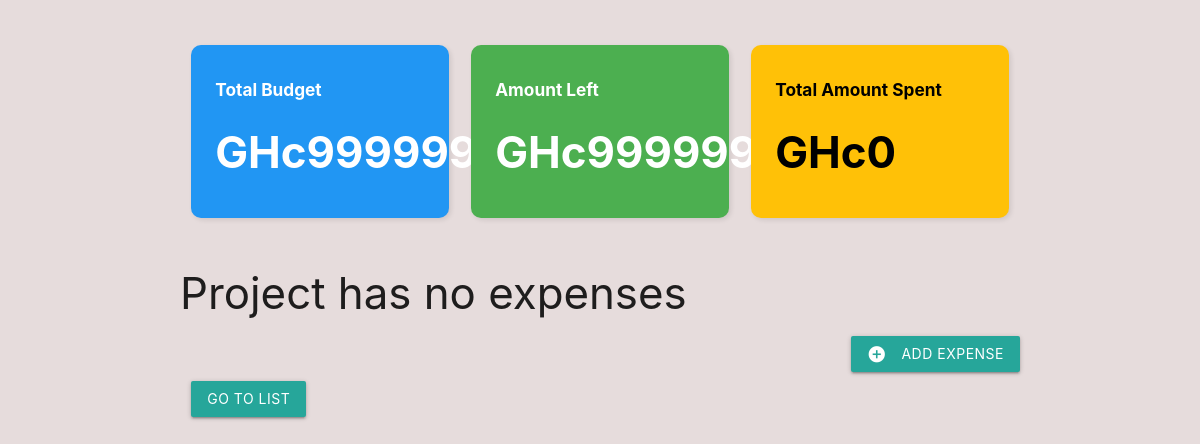
Page /budget/projects/dating/ (signed in) on the earlier database version.
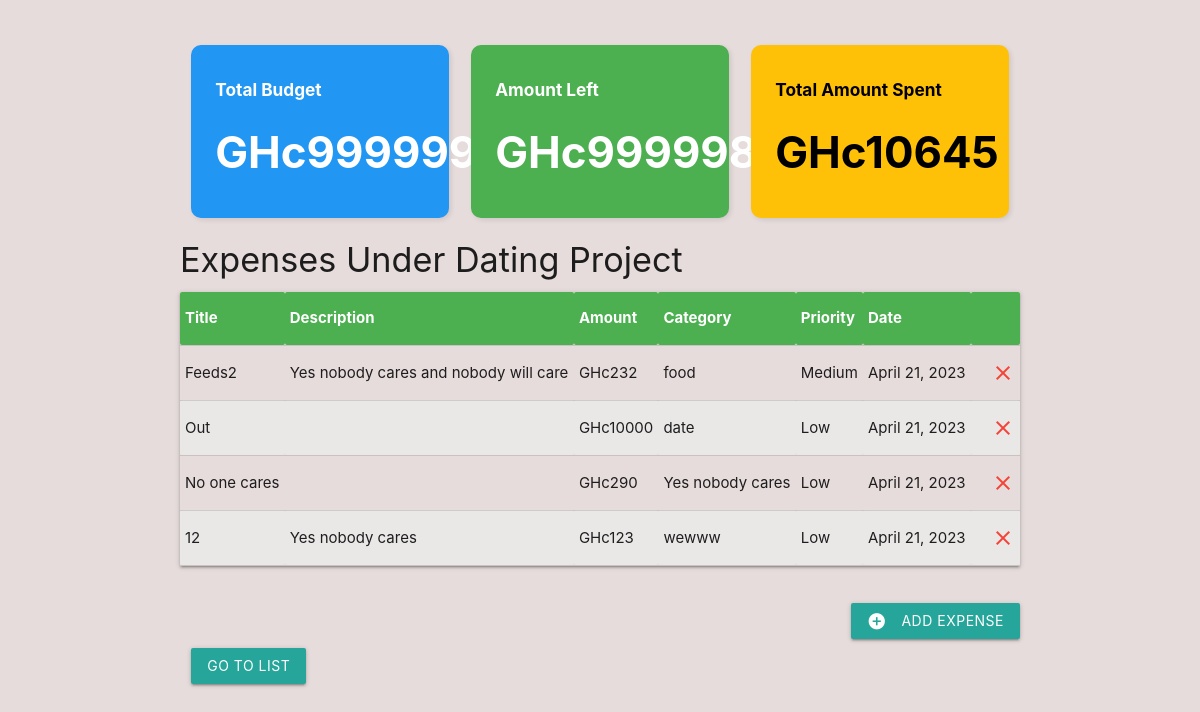
Same page on the later database version.
### budgetApp/models.py (models this page shows, shortened)
class Project(models.Model):
    name = models.CharField(max_length=100)
    slug = models.SlugField(max_length=100, unique=True, blank=True)
    budget = models.PositiveIntegerField(validators=[MaxValueValidator(999999)])
    income_source = models.ForeignKey(Income, on_delete=models.CASCADE, related_name='projects', null=True, blank=True)
    def get_total_expenses(self):
        return sum(expense.amount for expense in self.expenses.all())
    def get_left(self):
        total_expenses = self.expenses.aggregate(models.Sum('amount'))['amount__sum'] or 0
        return self.budget - total_expenses

class Expense(models.Model):
    PRIORITY_CHOICES = (
        (1, 'Low'),
        (2, 'Medium'),
        (3, 'High')
    )
    project = models.ForeignKey(Project, on_delete=models.CASCADE, related_name='expenses')
    title = models.CharField(max_length=30)
    description = models.TextField(max_length=60 )
    amount = models.PositiveSmallIntegerField(default=0.00)
    category = models.ForeignKey(Category, on_delete=models.CASCADE)
    date = models.DateField(auto_now_add=True)
    priority = models.IntegerField(choices=PRIORITY_CHOICES, default=1)

class Category(models.Model):
    project = models.ForeignKey(Project, on_delete=models.CASCADE)
    name = models.CharField(max_length=50)
    is_default = models.BooleanField(default=False)

### budgetApp/views.py (the view)
# urls.py: path('budget/projects/<slug:project_slug>/', views.project_detail, name='detail'),
@login_required
@csrf_exempt
def project_detail(request, project_slug):
    print("details ---")
    project = get_object_or_404(Project, slug=project_slug)
    if request.method == 'POST':
        print("adding---")
        form = ExpenseForm(request.POST)
        title = request.POST.get('title')
        amount = request.POST.get('amount')
        category_name = request.POST.get('category_name')
        description = request.POST.get('description')
        priority = request.POST.get('priority')
        print(title, amount, category_name)
        category, _ = Category.objects.get_or_create(name=category_name, project=project)
        _save = Expense.objects.create(
            project=project,
            title=title,
            amount=amount,
            category=category,
            description=description,
            priority=priority
        )
        _save.save()
        return redirect('detail', project_slug=project_slug)
    elif request.method == 'DELETE':
        id = json.loads(request.body)['id']
        expense = get_object_or_404(Expense, id=id)
        expense.delete()
        return HttpResponse('')
    else:
        expenses = Expense.objects.filter(project=project).order_by('-priority', '-date')
        context = {'project': project, 'expense_list': expenses, 'form': ExpenseForm()}
        return render(request, 'budget/project-detail.html', context)

### budgetApp/templates/budget/project-detail.html (shortened to what this page needs)
{% extends 'budget/base.html' %}
{% block content %}
<div class="container">
    <div class="row">
        <br><br>
        <div class="col s12 m6 l4">
            <div class="card-panel blue white-text">
                <h6 class="bold">Total Budget</h6>
                <h3 class="bold">GHc{{ project.budget }}</h3>
            </div>
        </div>
        <div class="col s12 m6 l4">
            <div class="card-panel green white-text">
                <h6 class="bold">Amount Left</h6>
                {% if project.get_left > 0 %}
                 <h3 class="bold white-text">GHc{{ project.get_left }}</h3>
                {% elif project.get_left == 0 %}
                 <h3 class="bold orange-text">GHc{{ project.get_left }}</h3>
                {% else %}
                 <h3 class="bold red-text">GHc{{ project.get_left }}</h3>
                {% endif %}
            </div>
        </div>
        <div class="col s12 m6 l4">
            <div class="card-panel amber black-text">
                <h6 class="bold">Total Amount Spent</h6>
                <h3 class="bold">GHc{{ project.get_total_expenses }}</h3>
            </div>
        </div>
    </div>
    {% if expense_list %}
    <div class="col s12 m6">
        <h4 class="left-align">Expenses  under {{ project.name }} project</h4>
    </div>
    <table class="borderless z-depth-1">
        <thead>
            <tr>
                <th>Title</th>
                <th>Description</th>
                <th>Amount</th>
                <th>Category</th>
                <th>Priority</th>
                <th>Date</th>
                <th></th>
            </tr>
        </thead>
        <tbody>
            {% for expense in expense_list %}
            <tr>
                <td>{{ expense.title }}</td>
                <td>{{ expense.description }}</td>
                <td>GHc{{ expense.amount }}</td>
                <td>{{ expense.category.name }}</td>
                {% if expense.priority == 1 %}
                <td>Low</td>
                {% elif expense.priority == 2 %}
                <td>Medium</td>
                {% else %}
                <td>High</td>
                {% endif %}
                <td>{{ expense.date }}</td>
                <td>
                    <a class="close-icon" onclick="deleteExpense(this)" data-id="{{ expense.id }}">
                        <i class="material-icons red-text right">close</i>
                    </a>
                </td>
            </tr>
            {% endfor %}
        </tbody>
    </table><br>
    <div class="col s12 m6">
        <ul>
        <li><button class="btn waves-effect right modal-trigger" href='#expenseModal'>
            <i class="material-icons white-text left">add_circle</i>
            Add Expense
        </button></li></ul>
    </div>
    {% else %}
    <br>
    <p><h3> Project has no expenses </h3></p>
    <div class="col s12 m6">
        <button class="btn waves-effect right modal-trigger" href='#expenseModal'>
            <i class="material-icons white-text left">add_circle</i>
            Add Expense
        </button>
    </div>
    {% endif %}
    <br><br>
    <div class="row">
        <div class="col s12">
            <a href="{% url 'list' %}" class="btn waves-effect waves-light">
                Go to List
            </a>
        </div>
    </div>
</div>
{% endblock %}

### budgetApp/templates/budget/base.html (shortened to what this page needs)
{%load static%}
<!DOCTYPE html>
<html lang="en">
<head>
    <link rel="stylesheet" href="{% static 'css/styles.css' %}">
    <link rel="stylesheet" href="https://cdnjs.cloudflare.com/ajax/libs/materialize/1.0.0/css/materialize.min.css">
</head>
<body>
  {% block content%}
  {%endblock%}
</body>
</html>

### budgetApp/static/css/styles.css (style rules this page uses)
html { font-family: 'Montserrat'; background-color: #e6dcdc; }
.bold { font-weight: bold; }
.row { margin: 0px !important; }
.card-panel { margin: 0px !important; }
table { border-collapse: separate; width: 100%; }
th, td { padding: 8px; text-align: left; }
tr:nth-child(even) { background-color: #eae7e7; }
th { background-color: #4CAF50; color: white; }

### budgetApp/templates/budget/project-detail.html (style rules this page uses)
.card-panel { border-radius: 10px; box-shadow: 2px 2px 5px rgba(0, 0, 0, 0.1); }
h4 { text-transform: capitalize; }

Differences in the rows shown:
shown differently, row unchanged: Project: get_left "9999999999" → "9999989354"; get_total_expenses "0" → "10645"; name (not shown) → "Dating"
added Expense: title "Feeds2", description "Yes nobody cares and nobody will care", amount "232", category.name "food", priority "Medium", date "April 21, 2023"
added Expense: title "Out", amount "10000", category.name "date", priority "Low", date "April 21, 2023"
added Expense: title "No one cares", amount "290", category.name "Yes nobody cares", priority "Low", date "April 21, 2023"
added Expense: title "12", description "Yes nobody cares", amount "123", category.name "wewww", priority "Low", date "April 21, 2023"
Other differences:
text no longer shown: "Project has no expenses"
text now shown: "Expenses Under Project Title Description Amount Category Priority Date"
